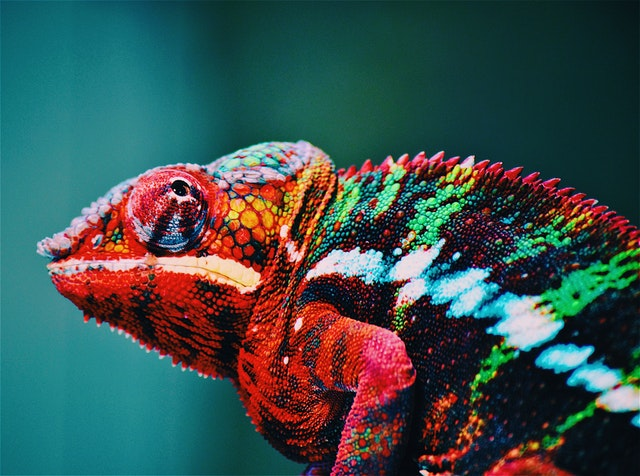
#> input picture 4_imageProperties/color.jpg, 640 x 476 px
$ python basicImageProperties.py
#> lines starting #> are read from the running program, lines starting #| are printed output that depends on the picture
import  cv2

img = cv2.imread( 'color.jpg' )
#> img is the input picture: shape (476, 640, 3); mean B, G, R 78, 79.8, 59.2
cv2.imshow("original",img)

# [18 lines of commented-out code are left out]


blue_channel  =  img [:, :, 0]
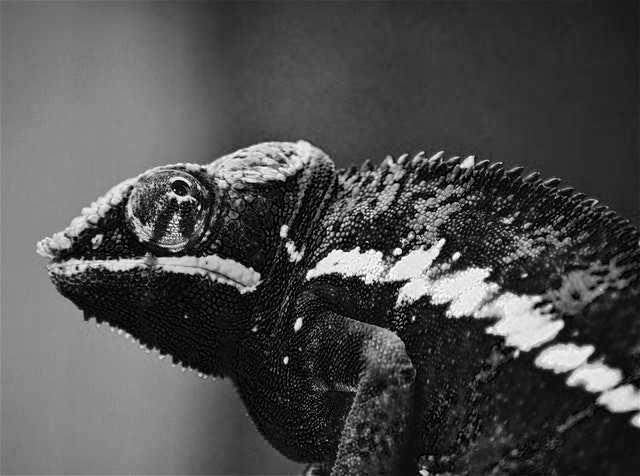
#> blue_channel: shape (476, 640); min 0, max 255, mean 78
green_channel  =  img [:, :, 1]
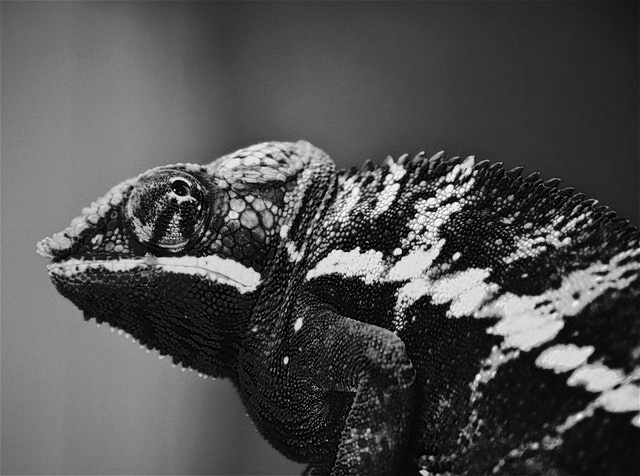
#> green_channel: shape (476, 640); min 0, max 255, mean 79.8
red_channel  =  img [:, :, 2]
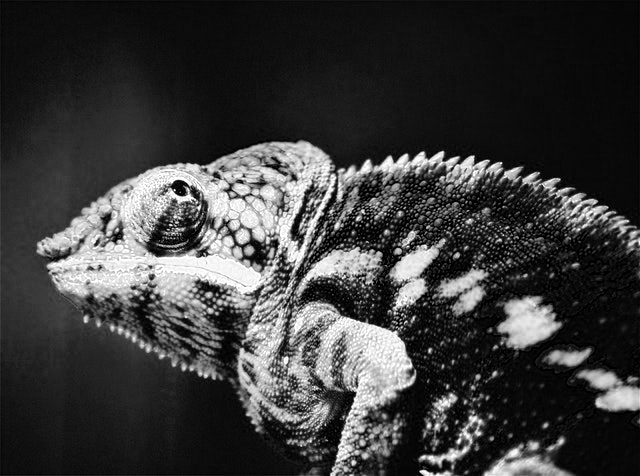
#> red_channel: shape (476, 640); min 0, max 255, mean 59.2
cv2.imshow('blue_channel',blue_channel)
cv2.imshow('green_channel',green_channel)
cv2.imshow('red_channel',red_channel)
cv2 . waitKey ( 0 )
